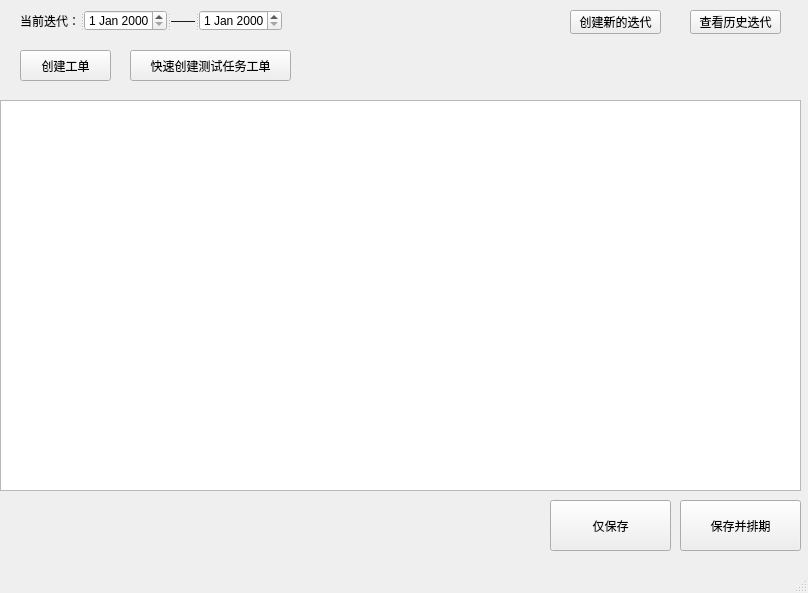
<?xml version="1.0" encoding="UTF-8"?>
<ui version="4.0">
 <class>orderEdit</class>
 <widget class="QMainWindow" name="orderEdit">
  <property name="geometry">
   <rect>
    <x>0</x>
    <y>0</y>
    <width>808</width>
    <height>593</height>
   </rect>
  </property>
  <property name="windowTitle">
   <string>OrderScheduler</string>
  </property>
  <widget class="QWidget" name="centralwidget">
   <widget class="QPushButton" name="createNewIterationBtn">
    <property name="geometry">
     <rect>
      <x>570</x>
      <y>10</y>
      <width>91</width>
      <height>24</height>
     </rect>
    </property>
    <property name="text">
     <string>创建新的迭代</string>
    </property>
   </widget>
   <widget class="QPushButton" name="viewHisIterationBtn">
    <property name="geometry">
     <rect>
      <x>690</x>
      <y>10</y>
      <width>91</width>
      <height>24</height>
     </rect>
    </property>
    <property name="text">
     <string>查看历史迭代</string>
    </property>
   </widget>
   <widget class="QPushButton" name="saveBtn">
    <property name="geometry">
     <rect>
      <x>550</x>
      <y>500</y>
      <width>121</width>
      <height>51</height>
     </rect>
    </property>
    <property name="text">
     <string>仅保存</string>
    </property>
   </widget>
   <widget class="QPushButton" name="saveAndArrangeBtn">
    <property name="geometry">
     <rect>
      <x>680</x>
      <y>500</y>
      <width>121</width>
      <height>51</height>
     </rect>
    </property>
    <property name="text">
     <string>保存并排期</string>
    </property>
   </widget>
   <widget class="QTableView" name="tableView">
    <property name="geometry">
     <rect>
      <x>0</x>
      <y>100</y>
      <width>801</width>
      <height>391</height>
     </rect>
    </property>
   </widget>
   <widget class="QSplitter" name="splitter">
    <property name="geometry">
     <rect>
      <x>20</x>
      <y>10</y>
      <width>262</width>
      <height>21</height>
     </rect>
    </property>
    <property name="orientation">
     <enum>Qt::Horizontal</enum>
    </property>
    <widget class="QLabel" name="label">
     <property name="text">
      <string>当前迭代：</string>
     </property>
    </widget>
    <widget class="QDateEdit" name="dateEdit"/>
    <widget class="QLabel" name="label_2">
     <property name="text">
      <string>——</string>
     </property>
    </widget>
    <widget class="QDateEdit" name="dateEdit_2"/>
   </widget>
   <widget class="QPushButton" name="createNewOrderBtn">
    <property name="geometry">
     <rect>
      <x>20</x>
      <y>50</y>
      <width>91</width>
      <height>31</height>
     </rect>
    </property>
    <property name="text">
     <string>创建工单</string>
    </property>
   </widget>
   <widget class="QPushButton" name="createNewTestOrderBtn">
    <property name="geometry">
     <rect>
      <x>130</x>
      <y>50</y>
      <width>161</width>
      <height>31</height>
     </rect>
    </property>
    <property name="text">
     <string>快速创建测试任务工单</string>
    </property>
   </widget>
  </widget>
  <widget class="QMenuBar" name="menubar">
   <property name="geometry">
    <rect>
     <x>0</x>
     <y>0</y>
     <width>808</width>
     <height>22</height>
    </rect>
   </property>
  </widget>
  <widget class="QStatusBar" name="statusbar"/>
  <action name="action2">
   <property name="text">
    <string>创建新的迭代</string>
   </property>
  </action>
  <action name="action3">
   <property name="text">
    <string>查看历史迭代</string>
   </property>
  </action>
 </widget>
 <resources/>
 <connections/>
</ui>
